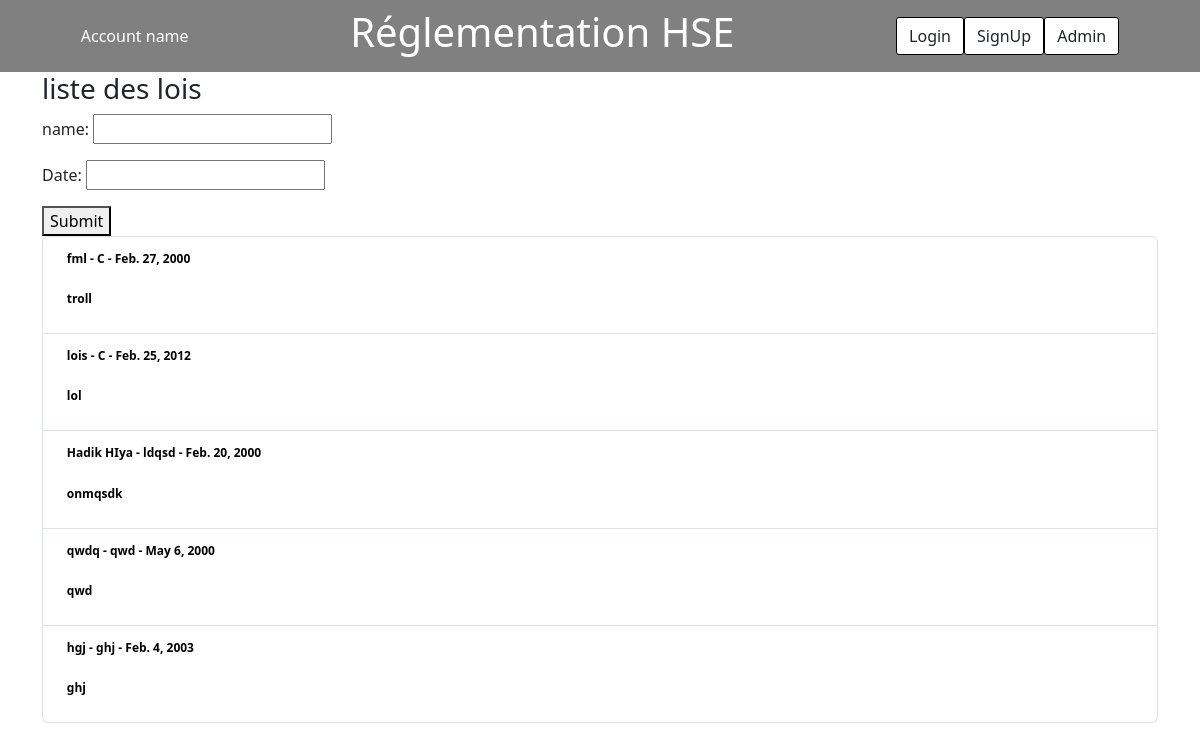
The page / on the database its author committed.
### hseApp/models.py (models this page shows, shortened)
class Lois(models.Model):
    name = models.TextField()
    description = models.TextField()
    date = models.DateField()
    section = models.CharField(max_length=255)

### hseApp/views.py (the view)
# urls.py: path('', views.members, name='main'),
def members(request, usrName = None):
    if request.method == 'GET':
        search = SearchLois(request.GET)
        if search.is_valid():
            namee = search.cleaned_data['name']
            dat = search.cleaned_data['date']
            if namee:
                data = Lois.objects.filter(name = namee)
            elif dat:
                data = Lois.objects.filter(date = dat)
            else:
                data = Lois.objects.all()
            return render(request, 'main.html', {'data': data, 'form': search, 'user': usrName})
    else:
        search = SearchLois()
        my_data = Lois.objects.all()
        return render(request, 'main.html', {'my_data': my_data, 'form': search, 'user': usrName})

### hseApp/forms.py
class SearchLois(forms.Form):
    name = forms.CharField(label = 'name', max_length=50, required=False, initial='')
    date = forms.DateField(initial="YYYY-MM-DD", required=False)

### hseApp/templates/main.html (shortened to what this page needs)
<!DOCTYPE html>
<html lang="fr">
    <head>
        {% load bootstrap5 %}
        {% bootstrap_css %}
        {% load static %}
        <link rel="stylesheet" href="{% static 'css/style.css' %}">
    </head>
    <body>
        <Header class="navbar" id="header">
            {% if user.name != None %}
                <div id="accName">{{ user.name }}</div>
            {% else %}
                <div id="accName">Account name</div>
            {% endif %}
            <div>
                <h1 id="title">Réglementation HSE</h1>
            </div>
            <div class="btn-group-lg" id="btns">
                {% if user.name != None %}
                    <button type="button" class="btn">Logout</button>
                {% else %}
                    <form method="post" action="{% url 'Login' %}">
                        <button type="submit" class="btn btn-default button" >Login</button>
                    </form>
                    <form method="post" action="{% url 'SignUp' %}">
                        <button type="submit" class="btn btn-default button" >SignUp</button>
                    </form>
                    <form method="post" action="{% url 'loisAdmin' %}">
                        <button type="submit" class="btn btn-default button" id="button">Admin</button>
                    </form>
                {% endif %}
            </div>
        </Header>
    <div class="container">
        <div>
            <h3>liste des lois</h3>
            <form method="get">
                {{ form.as_p }}
                <button type="submit">Submit</button>
            </form>
        </div>
        <ul class="list-group">
            {% if data%}
                {% for item in data %}
                <li class="list-group-item">
                    <p class="badge"> {{ item.name }} - {{ item.section }} - {{ item.date }} </p>
                    <br />
                    <p class="badge">{{ item.description }}</p>
                </li>
                {% endfor %}
            {% endif %}
        </ul>
    </div>
    </body>
</html>

### hseApp/static/css/style.css (style rules this page uses)
#header { background-color: grey; display: flex; justify-content: space-around; align-content: space-around; }
#accName { color: #fff; }
.badge { color: #000; }
.button { border: 1px solid #000; border-radius: 3px; background-color: white; }
#btns { display: flex; }
#title { color: #fff; }

### rows shown on the page
Lois: name "fml", section "C", date "Feb. 27, 2000", description "troll"
Lois: name "lois", section "C", date "Feb. 25, 2012", description "lol"
Lois: name "Hadik HIya", section "ldqsd", date "Feb. 20, 2000", description "onmqsdk"
Lois: name "qwdq", section "qwd", date "May 6, 2000", description "qwd"
Lois: name "hgj", section "ghj", date "Feb. 4, 2003", description "ghj"
